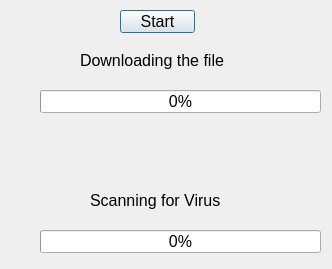
<?xml version="1.0" encoding="UTF-8"?>
<ui version="4.0">
 <class>Dialog</class>
 <widget class="QDialog" name="Dialog">
  <property name="geometry">
   <rect>
    <x>0</x>
    <y>0</y>
    <width>332</width>
    <height>269</height>
   </rect>
  </property>
  <property name="windowTitle">
   <string>Dialog</string>
  </property>
  <widget class="QProgressBar" name="progressBarFileDownload">
   <property name="geometry">
    <rect>
     <x>40</x>
     <y>90</y>
     <width>281</width>
     <height>23</height>
    </rect>
   </property>
   <property name="font">
    <font>
     <pointsize>12</pointsize>
    </font>
   </property>
   <property name="value">
    <number>0</number>
   </property>
  </widget>
  <widget class="QLabel" name="label">
   <property name="geometry">
    <rect>
     <x>80</x>
     <y>50</y>
     <width>181</width>
     <height>21</height>
    </rect>
   </property>
   <property name="font">
    <font>
     <pointsize>12</pointsize>
    </font>
   </property>
   <property name="text">
    <string>Downloading the file</string>
   </property>
  </widget>
  <widget class="QProgressBar" name="progressBarVirusScan">
   <property name="geometry">
    <rect>
     <x>40</x>
     <y>230</y>
     <width>281</width>
     <height>23</height>
    </rect>
   </property>
   <property name="font">
    <font>
     <pointsize>12</pointsize>
    </font>
   </property>
   <property name="value">
    <number>0</number>
   </property>
  </widget>
  <widget class="QLabel" name="label_2">
   <property name="geometry">
    <rect>
     <x>90</x>
     <y>190</y>
     <width>171</width>
     <height>20</height>
    </rect>
   </property>
   <property name="font">
    <font>
     <pointsize>12</pointsize>
    </font>
   </property>
   <property name="text">
    <string>Scanning for Virus</string>
   </property>
  </widget>
  <widget class="QPushButton" name="pushButtonStart">
   <property name="geometry">
    <rect>
     <x>120</x>
     <y>10</y>
     <width>75</width>
     <height>23</height>
    </rect>
   </property>
   <property name="font">
    <font>
     <pointsize>12</pointsize>
    </font>
   </property>
   <property name="text">
    <string>Start</string>
   </property>
  </widget>
 </widget>
 <resources/>
 <connections/>
</ui>
